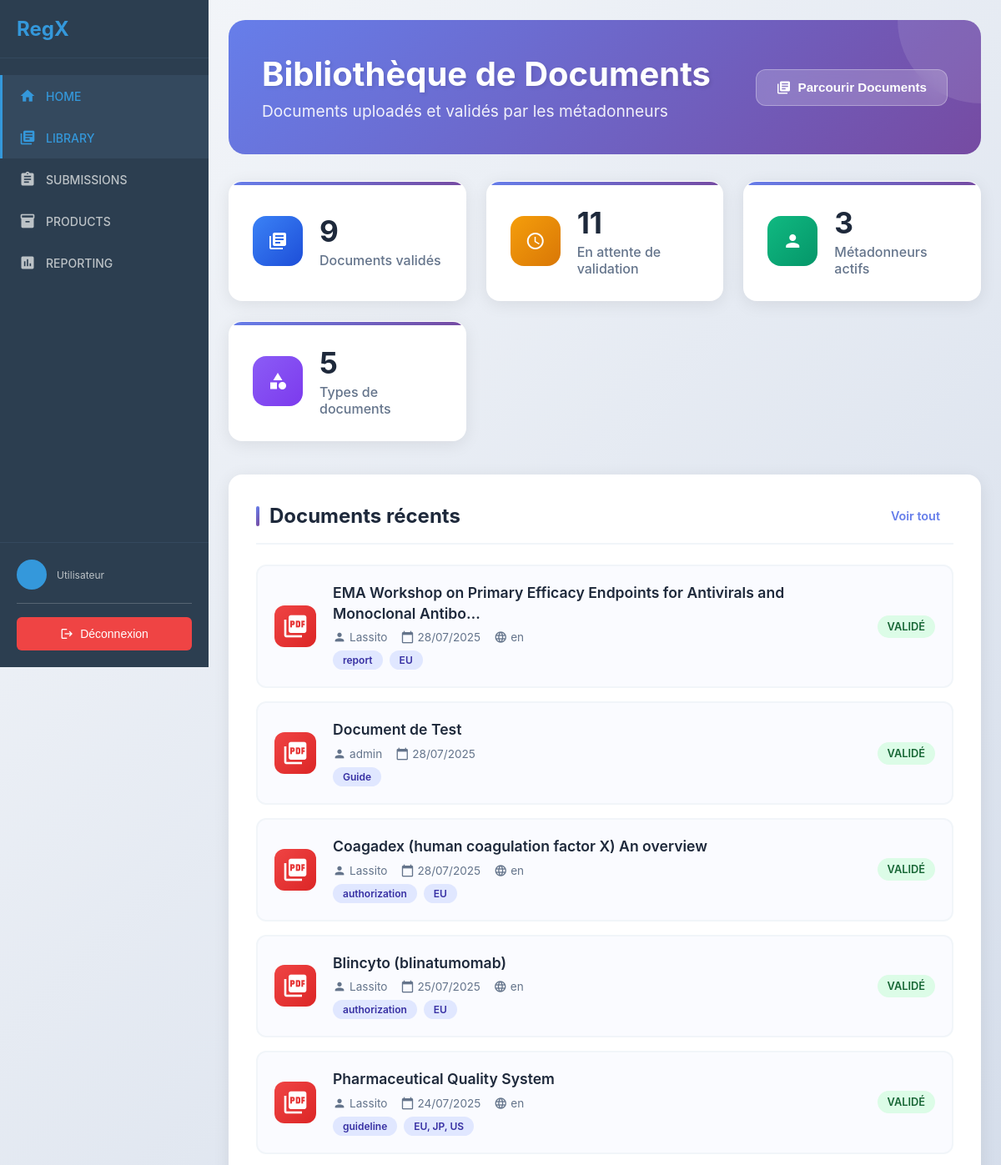
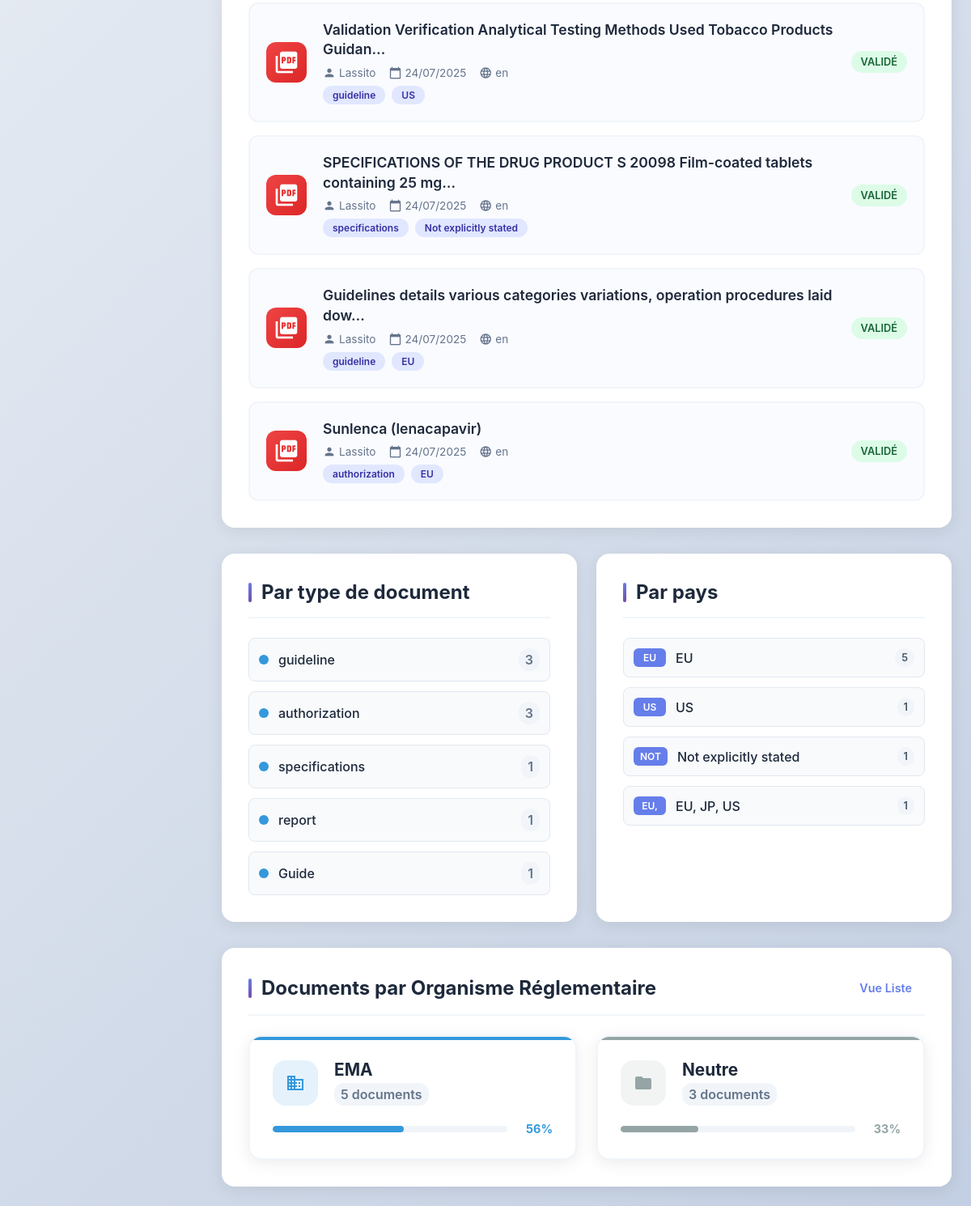
The app's page /client/library/ with its own data (2 pictures, top to bottom).
### rawdocs/models.py (models this page shows, shortened)
class RawDocument(models.Model):
    url = models.URLField(help_text="URL d'origine du PDF", blank=True)
    file = models.FileField(upload_to=pdf_upload_to, help_text="Fichier PDF téléchargé")
    created_at = models.DateTimeField(auto_now_add=True)
    owner = models.ForeignKey(
        settings.AUTH_USER_MODEL,
        on_delete=models.CASCADE,
        related_name='raw_documents',
        null=True, blank=True,
        help_text="Utilisateur qui a téléchargé ce document"
    )
    is_validated = models.BooleanField(default=False, help_text="Document validé par un métadonneur")
    validated_at = models.DateTimeField(null=True, blank=True)
    is_ready_for_expert = models.BooleanField(default=False, help_text="Document prêt pour révision expert")
    expert_ready_at = models.DateTimeField(null=True, blank=True,
                                           help_text="Date à laquelle le document est devenu prêt pour l'expert")
    total_pages = models.IntegerField(default=0, help_text="Nombre total de pages")
    pages_extracted = models.BooleanField(default=False, help_text="Pages extraites individuellement")
    title = models.TextField(blank=True, help_text="Titre du document")
    doc_type = models.CharField("Type", max_length=100, blank=True, help_text="Type du document (guide, rapport…)")
    publication_date = models.CharField(max_length=100, blank=True, help_text="Date de publication")
    version = models.CharField(max_length=50, blank=True, help_text="Version extraite")
    source = models.CharField(max_length=255, blank=True, help_text="Organisation émettrice (EMA, FDA…)")
    context = models.TextField(blank=True, help_text="Contexte extrait (2 phrases max)")
    country = models.CharField(max_length=100, blank=True, help_text="Pays détecté (GPE ou TLD)")
    language = models.CharField(max_length=10, blank=True, help_text="Langue détectée (fr, en…)")
    url_source = models.URLField(blank=True, help_text="URL d'origine pour référence")

### client/library/views.py (the view)
# urls.py: path('', views.library_dashboard, name='dashboard'),
def library_dashboard(request):
    total_documents = cache.get('total_documents')
    if total_documents is None:
        total_documents = RawDocument.objects.filter(is_validated=True).count()
        cache.set('total_documents', total_documents, 300)  # 5 minutes
    pending_validation = RawDocument.objects.filter(is_validated=False).count()
    total_metadonneurs = RawDocument.objects.values('owner').distinct().count()
    recent_documents = RawDocument.objects.filter(
        is_validated=True
    ).select_related('owner').order_by('-created_at')[:10]
    document_type_stats = cache.get('document_type_stats')
    if document_type_stats is None:
        document_type_stats = RawDocument.objects.filter(
            is_validated=True
        ).exclude(doc_type='').values('doc_type').annotate(
            count=Count('id')
        ).order_by('-count')[:5]
        cache.set('document_type_stats', document_type_stats, 300)
    country_stats = cache.get('country_stats')
    if country_stats is None:
        country_stats = RawDocument.objects.filter(
            is_validated=True
        ).exclude(country='').values('country').annotate(
            count=Count('id')
        ).order_by('-count')[:5]
        cache.set('country_stats', country_stats, 300)
    source_categories = cache.get('source_categories')
    if source_categories is None:
        source_stats = RawDocument.objects.filter(
            is_validated=True
        ).exclude(source='').values('source').annotate(
            count=Count('id')
        ).order_by('-count')
        categories = {}
        neutral_count = 0
        for stat in source_stats:
            source_name = stat['source'].upper()
            count = stat['count']
            if 'EMA' in source_name or 'EUROPEAN' in source_name:
                if 'EMA' not in categories:
                    categories['EMA'] = {'name': 'EMA', 'count': 0, 'color': '#3498db'}
                categories['EMA']['count'] += count
            elif 'FDA' in source_name:
                if 'FDA' not in categories:
                    categories['FDA'] = {'name': 'FDA', 'count': 0, 'color': '#e74c3c'}
                categories['FDA']['count'] += count
            elif 'ICH' in source_name:
                if 'ICH' not in categories:
                    categories['ICH'] = {'name': 'ICH', 'count': 0, 'color': '#f39c12'}
                categories['ICH']['count'] += count
            elif 'ANSM' in source_name:
                if 'ANSM' not in categories:
                    categories['ANSM'] = {'name': 'ANSM', 'count': 0, 'color': '#2ecc71'}
                categories['ANSM']['count'] += count
            elif 'MHRA' in source_name:
                if 'MHRA' not in categories:
                    categories['MHRA'] = {'name': 'MHRA', 'count': 0, 'color': '#9b59b6'}
                categories['MHRA']['count'] += count
            else:
                neutral_count += count
        if neutral_count > 0:
            categories['NEUTRE'] = {'name': 'Neutre', 'count': neutral_count, 'color': '#95a5a6'}
        source_categories = categories
        cache.set('source_categories', source_categories, 300)
    context = {
        'total_documents': total_documents,
        'pending_validation': pending_validation,
        'total_metadonneurs': total_metadonneurs,
        'recent_documents': recent_documents,
        'document_type_stats': document_type_stats,
        'country_stats': country_stats,
        'source_categories': source_categories,  # 🆕 Nouvelles catégories par source
    }
    return render(request, 'client/library/dashboard.html', context)

### client/templatetags/document_filters.py (called while the page is built)
@register.filter
def document_title(document):
    if document.title and document.title.strip():
        return document.title.strip()
    if document.file:
        clean_name = clean_filename(document.file)
        if clean_name:
            return clean_name
    return "Document sans titre"

### templates/client/library/dashboard.html (shortened to what this page needs)
{% extends 'client/base.html' %}
{% load static %}
{% load document_filters %}
{% block extra_css %}
<link rel="stylesheet" href="{% static 'css/library.css' %}">
{% endblock %}
{% block content %}
<div class="library-dashboard">
    <div class="page-header">
        <div class="header-content">
            <div class="header-info">
                <h1>Bibliothèque de Documents</h1>
                <p>Documents uploadés et validés par les métadonneurs</p>
            </div>
            <div class="header-actions">
                <button class="btn btn-primary" onclick="location.href='{% url 'client:library:document_list' %}'">
                    <i class="material-icons">library_books</i>
                    Parcourir Documents
                </button>
            </div>
        </div>
    </div>
    <div class="stats-grid">
        <div class="stat-card">
            <div class="stat-icon blue">
                <i class="material-icons">library_books</i>
            </div>
            <div class="stat-content">
                <h3>{{ total_documents }}</h3>
                <p>Documents validés</p>
            </div>
        </div>
        <div class="stat-card">
            <div class="stat-icon orange">
                <i class="material-icons">schedule</i>
            </div>
            <div class="stat-content">
                <h3>{{ pending_validation }}</h3>
                <p>En attente de validation</p>
            </div>
        </div>
        <div class="stat-card">
            <div class="stat-icon green">
                <i class="material-icons">person</i>
            </div>
            <div class="stat-content">
                <h3>{{ total_metadonneurs }}</h3>
                <p>Métadonneurs actifs</p>
            </div>
        </div>
        <div class="stat-card">
            <div class="stat-icon purple">
                <i class="material-icons">category</i>
            </div>
            <div class="stat-content">
                <h3>{{ document_type_stats|length }}</h3>
                <p>Types de documents</p>
            </div>
        </div>
    </div>
    <div class="dashboard-content">
        <div class="dashboard-section">
            <div class="section-header">
                <h2>Documents récents</h2>
                <a href="{% url 'client:library:document_list' %}" class="view-all">Voir tout</a>
            </div>
            <div class="documents-list">
                {% for document in recent_documents %}
                <div class="document-card" onclick="location.href='{% url 'client:library:document_detail' document.pk %}'">
                    <div class="document-icon">
                        <i class="material-icons">picture_as_pdf</i>
                    </div>
                    <div class="document-content">
                        <h4>{{ document|document_title|truncatechars:80 }}</h4>
                        <div class="document-meta">
                            <span class="meta-item">
                                <i class="material-icons">person</i>
                                {{ document.owner.username|default:"Anonyme" }}
                            </span>
                            <span class="meta-item">
                                <i class="material-icons">calendar_today</i>
                                {{ document.created_at|date:"d/m/Y" }}
                            </span>
                            {% if document.language %}
                            <span class="meta-item">
                                <i class="material-icons">language</i>
                                {{ document.language }}
                            </span>
                            {% endif %}
                        </div>
                        {% if document.doc_type %}
                        <div class="document-tags">
                            <span class="tag">{{ document.doc_type }}</span>
                            {% if document.country %}
                            <span class="tag">{{ document.country }}</span>
                            {% endif %}
                        </div>
                        {% endif %}
                    </div>
                    <div class="document-actions">
                        <span class="status validated">Validé</span>
                    </div>
                </div>
                {% empty %}
                <div class="empty-state">
                    <i class="material-icons">library_books</i>
                    <h3>Aucun document disponible</h3>
                    <p>Les documents uploadés et validés par les métadonneurs apparaîtront ici.</p>
                </div>
                {% endfor %}
            </div>
        </div>
        <div class="dashboard-grid">
            <div class="dashboard-section">
                <div class="section-header">
                    <h2>Par type de document</h2>
                </div>
                <div class="category-stats">
                    {% for type_stat in document_type_stats %}
                    <div class="category-item" onclick="location.href='{% url 'client:library:documents_by_type' type_stat.doc_type %}'" style="cursor: pointer; transition: all 0.3s ease;">
                        <div class="category-color" style="background-color: #3498db;"></div>
                        <span class="category-name">{{ type_stat.doc_type }}</span>
                        <span class="category-count">{{ type_stat.count }}</span>
                    </div>
                    {% empty %}
                    <p class="no-data">Aucun type de document détecté</p>
                    {% endfor %}
                </div>
            </div>
            <div class="dashboard-section">
                <div class="section-header">
                    <h2>Par pays</h2>
                </div>
                <div class="authority-stats">
                    {% for country_stat in country_stats %}
                    <div class="authority-item" onclick="location.href='{% url 'client:library:documents_by_country' country_stat.country %}'" style="cursor: pointer; transition: all 0.3s ease;">
                        <span class="authority-code">{{ country_stat.country|slice:":3"|upper }}</span>
                        <span class="authority-name">{{ country_stat.country }}</span>
                        <span class="authority-count">{{ country_stat.count }}</span>
                    </div>
                    {% empty %}
                    <p class="no-data">Aucun pays détecté</p>
                    {% endfor %}
                </div>
            </div>
        </div>
        {% if source_categories %}
        <div class="dashboard-section">
            <div class="section-header">
                <h2>Documents par Organisme Réglementaire</h2>
                <div style="display: flex; gap: 8px;">
                    <a href="{% url 'client:library:document_list_horizontal' %}" class="view-all">Vue Liste</a>
                </div>
            </div>
            <div class="source-categories-grid">
                {% for key, category in source_categories.items %}
                <div class="source-category-card"
                     style="--category-color: {{ category.color }}; --category-color-light: {{ category.color }}20;"
                     onclick="location.href='{% url 'client:library:documents_by_category' key|lower %}'">
                    <div class="category-header">
                        <div class="category-icon">
                            <i class="material-icons">
                            </i>
                        </div>
                        <div class="category-info">
                            <h3>{{ category.name }}</h3>
                            <p class="category-count">{{ category.count }} document{{ category.count|pluralize }}</p>
                        </div>
                    </div>
                    <div class="category-progress">
                        <div class="progress-bar">
                            <div class="progress-fill" style="width: {% widthratio category.count total_documents 100 %}%;"></div>
                        </div>
                        <span class="progress-text">{% widthratio category.count total_documents 100 %}%</span>
                    </div>
                </div>
                {% endfor %}
            </div>
        </div>
        {% endif %}
    </div>
</div>
{% endblock %}

### static/css/main.css (style rules this page uses)
* { margin: 0; padding: 0; box-sizing: border-box; }
body { font-family: 'Inter', sans-serif; background-color: #f5f5f5; color: #333; }
.btn { padding: 10px 20px; border: none; border-radius: 6px; font-size: 14px; font-weight: 500; cursor: pointer; transition: all 0.3s ease; display: inline-flex; align-items: center; gap: 8px; text-decoration: none; }
.btn-primary { background-color: #3498db; color: white; }
.btn i { font-size: 18px; }

### records on screen
RawDocument: title "EMA Workshop on Primary Efficacy Endpoints for Antivirals and Monoclonal Antibo…", owner.username "Lassito", created_at "28/07/2025", language "en", doc_type "report", country "EU"
RawDocument: title "Document de Test", owner.username "admin", created_at "28/07/2025", doc_type "Guide"
RawDocument: title "Coagadex (human coagulation factor X) An overview", owner.username "Lassito", created_at "28/07/2025", language "en", doc_type "authorization", country "EU"
RawDocument: title "Blincyto (blinatumomab)", owner.username "Lassito", created_at "25/07/2025", language "en", doc_type "authorization", country "EU"
RawDocument: title "Pharmaceutical Quality System", owner.username "Lassito", created_at "24/07/2025", language "en", doc_type "guideline", country "EU, JP, US"
RawDocument: title "Validation Verification Analytical Testing Methods Used Tobacco Products Guidan…", owner.username "Lassito", created_at "24/07/2025", language "en", doc_type "guideline", country "US"
RawDocument: title "SPECIFICATIONS OF THE DRUG PRODUCT S 20098 Film-coated tablets containing 25 mg…", owner.username "Lassito", created_at "24/07/2025", language "en", doc_type "specifications", country "Not explicitly stated"
RawDocument: title "Guidelines details various categories variations, operation procedures laid dow…", owner.username "Lassito", created_at "24/07/2025", language "en", doc_type "guideline", country "EU"
RawDocument: title "Sunlenca (lenacapavir)", owner.username "Lassito", created_at "24/07/2025", language "en", doc_type "authorization", country "EU"

### other values on screen
{{ total_documents }} "9"
{{ pending_validation }} "11"
{{ total_metadonneurs }} "3"
{{ document_type_stats|length }} "5"
{{ type_stat.doc_type }} "guideline" "authorization" "specifications" "report" "Guide"
{{ type_stat.count }} "3" "3" "1" "1" "1"
{{ country_stat.country|slice:":3"|upper }} "EU" "US" "NOT" "EU,"
{{ country_stat.country }} "EU" "US" "Not explicitly stated" "EU, JP, US"
{{ country_stat.count }} "5" "1" "1" "1"
{{ category.name }} "EMA" "Neutre"
{{ category.count }} "5" "3"
